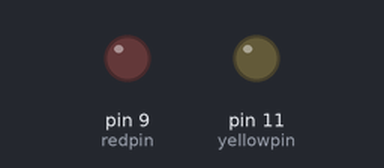
The sketch below on a simulated Arduino Uno, built with avr-gcc and run on an emulated ATmega328P. Parts: output pins drawn as LEDs (lit = HIGH).

Above: at 0.05 s.
At 3.55 s:
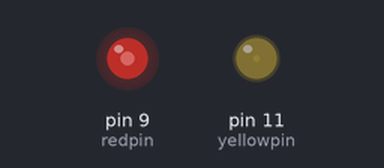
At 7.05 s:
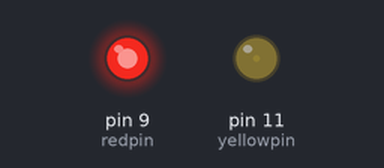
At 14.05 s:
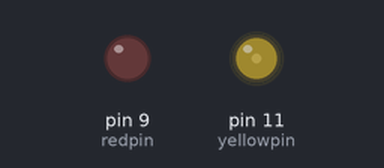
Timing chart, 0 to 20.3 s (numbered marks = the images above):
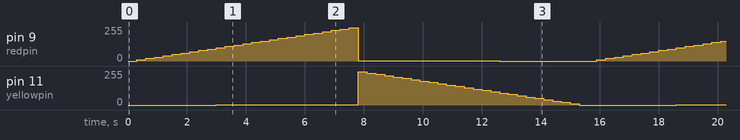

The sketch:

fading_LED.ino
```cpp
int redpin =9;
int yellowpin=11;
void setup() {
  // put your setup code here, to run once:
pinMode(9,OUTPUT);
pinMode(11,OUTPUT);
}

void loop() {
  // put your main code here, to run repeatedly:
for(int fadevalue=0;fadevalue<=25;fadevalue+=1){
analogWrite(redpin,fadevalue*10);
analogWrite(yellowpin,fadevalue/10);
delay(300);
}
for(int fadevalue=25;fadevalue>=0;fadevalue-=1){
  analogWrite(redpin,fadevalue/10);
  analogWrite(yellowpin,fadevalue*10);
  delay(300);}
}
```
